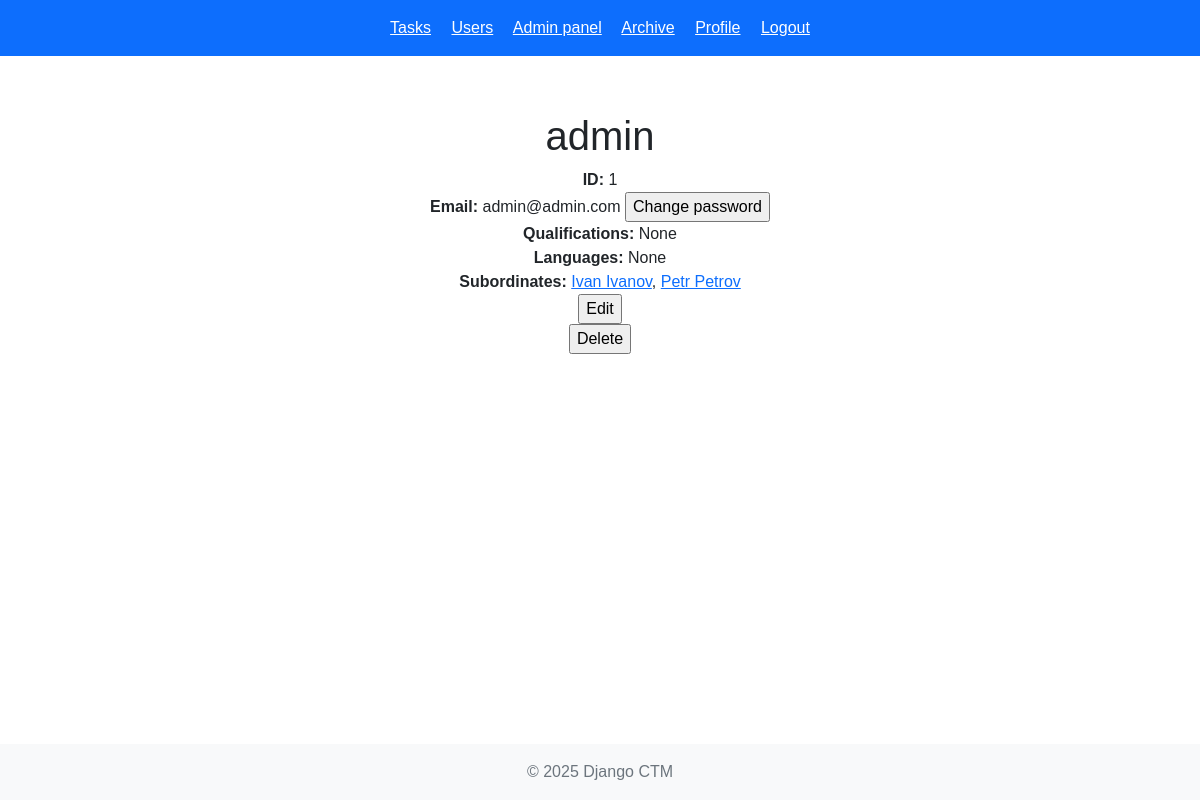
Page /profile/1 (signed in) on the earlier database version.
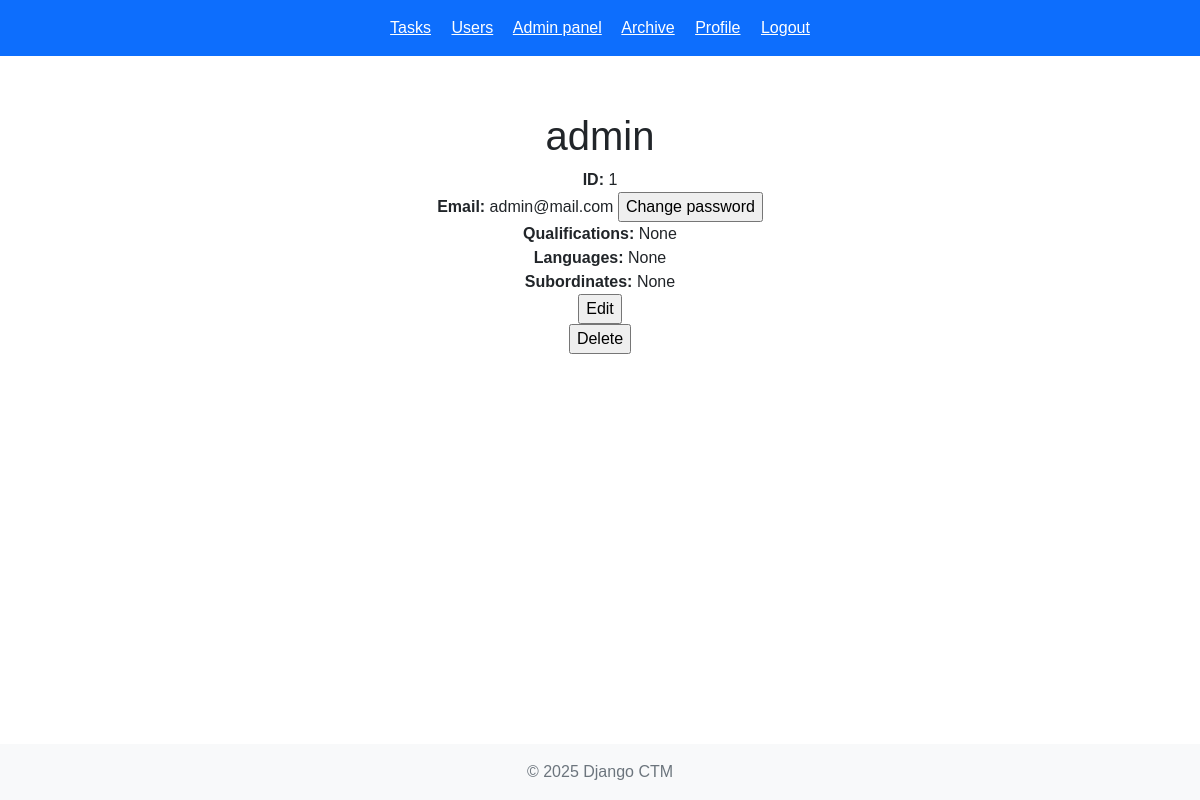
Same page on the later database version.
### main_app/models.py (models this page shows, shortened)
class User(AbstractBaseUser):
    name = models.CharField(max_length=50)
    email = models.EmailField(max_length=50, unique=True)
    chief = models.ForeignKey('self',
                              on_delete=models.SET_NULL,
                              null=True,
                              blank=True,
                              related_name='subordinates')
    qualifications = models.ManyToManyField(Qualification)
    languages = models.ManyToManyField(Language)
    is_active = models.BooleanField(default=True)
    is_admin = models.BooleanField(default=False)
    objects = UserManager()
    USERNAME_FIELD = 'email'
    REQUIRED_FIELDS = ['name', 'password']

### main_app/views.py (the view, shortened to what this page needs)
# urls.py: re_path(r'^profile/', views.profile, name='profile'),
@login_required
def profile(request):
    user_id = request.path[9:]
    if request.method == 'GET' and not user_id.isdigit():
        return HttpResponse('Wrong user id')
    if not user_id:
        user_id = request.user.id
    user = get_object_or_404(User.objects.select_related('chief').prefetch_related('qualifications', 'languages', 'subordinates'),
                             id=user_id)
    if user:
        data = {
            'user': user,
            'form': PasswordChangeForm,
        }
        return render(request, 'profile.html', data)
    else:
        return HttpResponse('Wrong user id')

### main_app/templates/profile.html (shortened to what this page needs)
{% extends 'base.html' %}
{% block content %}
<h1>{{ user.name }}</h1>
<b>ID:</b> {{ user.id }}<br/>
<b>Email:</b> {{ user.email }}
{% if request.user == user %}
<input type="button" id="pass_change" value="Change password"/>
{% endif %}<br/>
<b>Qualifications:</b>
{% if not user.qualifications.all %} None {% endif %}
<br/>
<b>Languages:</b>
{% if not user.languages.all %} None {% endif %}
<br/>
<b>Subordinates:</b>
{% for sub in user.subordinates.all %}
<a href="/profile/{{sub.id}}">{{ sub.name }}</a>{% if not forloop.last %}, {% endif %}
{% endfor %}
{% if not user.subordinates.all %} None {% endif %}
<br/>
{% if request.user.is_admin %}
<form method="get" action="/edit-user/{{ user.id }}">
    <input type="submit" value="Edit"/>
</form>
<input type="button" value="Delete" onclick="delete_user({{user.id}})"/>
{% endif %}
{% endblock %}

Differences in the rows shown:
removed User: name "Ivan Ivanov"
removed User: name "Petr Petrov"
changed User "admin": email "admin@admin.com" → "admin@mail.com"
Other differences:
text now shown: "None"
